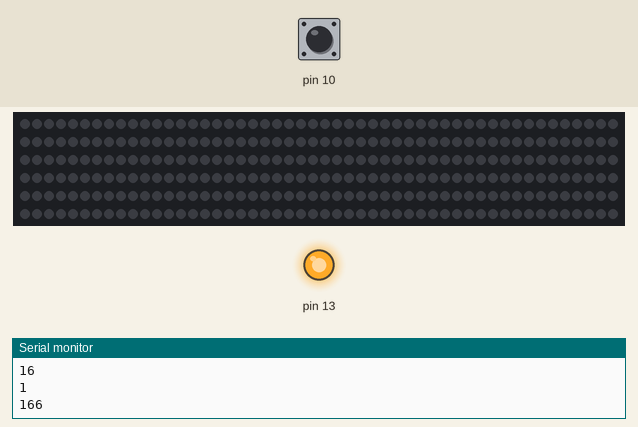
Simulated run of this sketch. Board: Arduino Uno, built with avr-gcc and run on an emulated ATmega328P. Shown: 300 RGB LEDs in strip order, left to right, continuing on the next row, output pins drawn as LEDs (lit = HIGH), the last lines printed to the serial monitor. The inputs (shaded band) are chosen by the test bench; at power-on: pin 10 LOW. Dim RGB values are drawn brighter than linear; random numbers use the default seed unless the sketch sets one; pins used as bus, display or sensor lines are not drawn.

Above: at 1.2 s.
1.3 s: pin 10 driven HIGH
At 1.8 s:
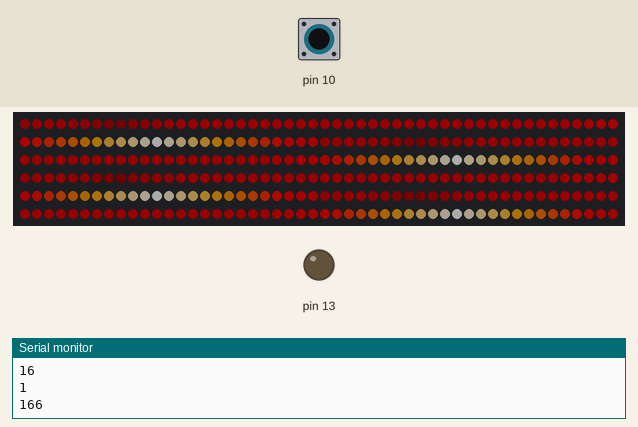
2.9 s: pin 10 driven LOW
At 3.6 s:
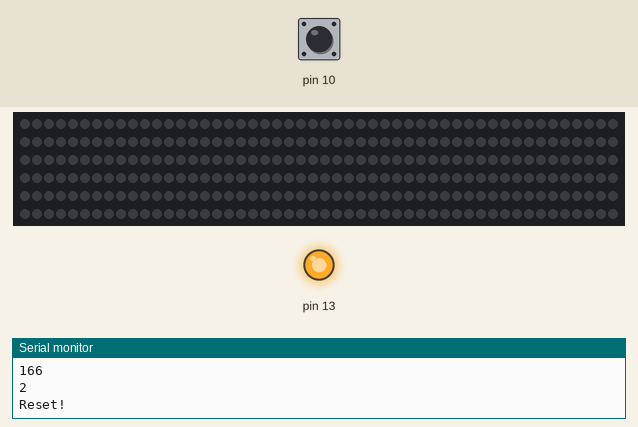
4.4 s: pin 10 driven HIGH
At 5.0 s:
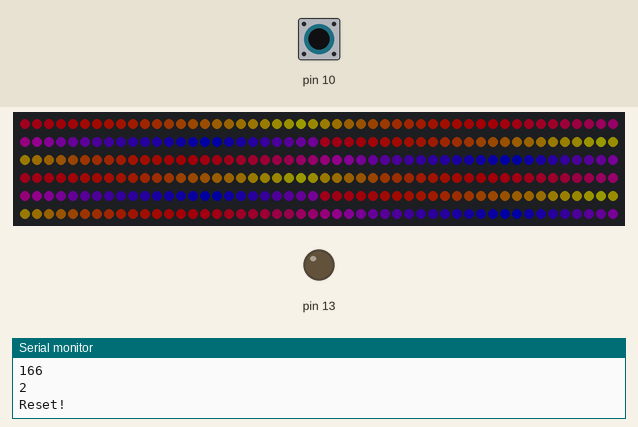
6.0 s: pin 10 pulsed LOW 5 times (0.12 s each, 0.3 s apart)
At 8.0 s:
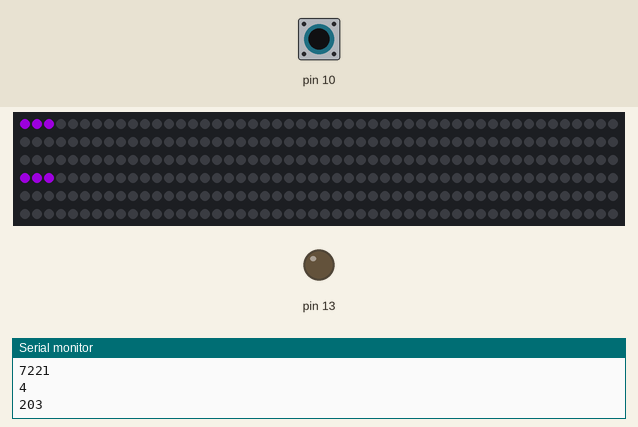
Timing chart, 0 to 9.5 s (numbered marks = the images above; inputs shaded):
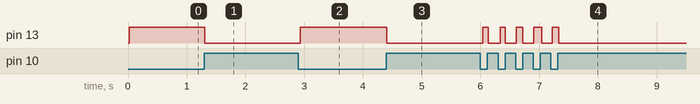

The sketch:

gazebo-control.ino
```cpp
/* todo:
 *
 *  * stop cycling panels for 2 seconds after hitting arrow key (black
      when arrow not pressed)
    * only go back to mode 0 when press and hold select
    * alternate between mode 0 and mode 1 (all black) when hold select
    * go to alternate color scheme when pressing A or B
    * white strobe when holding A+B (?)
    * add konami code for insane white pulse
 */

#include "FastLED.h"
#include "snespad.h"

#define NES_LEFT SNES_LEFT
#define NES_RIGHT SNES_RIGHT
#define NES_DOWN SNES_DOWN
#define NES_UP SNES_UP
#define NES_A SNES_A
#define NES_B SNES_B
#define NES_START SNES_START
#define NES_SELECT SNES_SELECT

/* Asserts */

#define __ASSERT_USE_STDERR
#include <assert.h>

// handle diagnostic informations given by assertion and abort program execution:
void __assert(const char *__func, const char *__file, int __lineno, const char *__sexp) {
    // transmit diagnostic informations through serial link.
    Serial.println(__func);
    Serial.println(__file);
    Serial.println(__lineno, DEC);
    Serial.println(__sexp);
    Serial.flush();
    // abort program execution.
    abort();
}

// How many leds in your strip?
#define SIDE_PANEL 75 // 29 + 25 + 26 + 19
#define FRONT_PANEL 75 // 18 + 24 + 18 + 24
#define BACK_PANEL 75 // 25 + 25 + 59 + 59
#define NUM_LEDS BACK_PANEL + SIDE_PANEL + SIDE_PANEL + FRONT_PANEL
#define NUM_MODES 13

#define NUM_PANELS 4
#define DATA_PIN 3

#define BEATS_PER_BAR 4

// Define the array of leds
CRGB leds[NUM_LEDS];

uint32_t timebase = 0;
byte bpm = 120;


#define TEST_LENGTH 35

class TestPanel
{
  public:
    TestPanel(int, int, byte);
    void drawSwipe();
    void drawWipeOut();
    void drawWipeIn();
    void drawStrobe();
    void drawRainbow();
    void drawSparkles();
    void drawChaser();
    void drawForest();
    void drawSolid(CRGB);
    void drawPulse();
    void drawRomance();
    void drawStoners();
    void drawDisco();
    void setFocus(int);
    void setColor(CRGB);
    bool focus;

  private:
    int _start;
    int _end;
    int _length;
    byte _button;
    byte _counter;
    CRGB _color;
};

TestPanel::TestPanel(int s, int e, byte b){
  _start = s;
  _end = e;
  _length = _end - _start;
  _button = b;
  _color = CRGB(0,64,128);
  focus = true;

  assert(_start < _end);
  assert(_length > 0);
}

void TestPanel::setColor(CRGB c){
  _color = c;
}

void TestPanel::setFocus(int state){
  if (state & _button) {
    focus = true;
  }
}

// How far through the beat are we?
byte beatCompletion() {
  long m = millis() - timebase;
  return (long) m * 255 * bpm / 60 / 1000;
}

byte beat() {
  return (long) (millis() - timebase) * bpm / 60 / 1000;
}

void TestPanel::drawSolid(CRGB c){
  fill_solid(leds + _start, _length, c);
}

void TestPanel::drawStrobe(){
  byte b = beatCompletion();
  if ((b / 8) % 4 == 0) {
    fill_solid(leds + _start, _length, _color); // CHSV(hue,255,c));
  }
}

void TestPanel::drawForest(){
   _counter++;

  int i;

  for(i=_start;i<_end;i++){
    byte b = sin8((i + _counter) * 256 * 4 / _length);
    b /= 2;
    leds[i] = CRGB(0, b, 128 - b);
  }
}

void TestPanel::drawSparkles(){
  leds[random(_start, _end)] = CRGB(255,255,255);
  leds[random(_start, _end)] = CRGB(255,255,255);
}

void TestPanel::drawSwipe(){
  byte b = (long) _length * beatCompletion() / 256;
  fill_solid(leds + _start, b, _color);
}

void TestPanel::drawWipeOut(){
  byte b = (long) _length * beatCompletion() / 256 / 2;
  fill_solid(leds + _start + b, (_length - b * 2), _color);
}

void TestPanel::drawWipeIn(){
  byte b = (long) _length * (256 - beatCompletion()) / 256 / 2;
  fill_solid(leds + _start + b, (_length - b * 2), _color);
}

void TestPanel::drawChaser(){
  long b = (long) (_length-4) * beatCompletion() / 256;

  fill_solid(leds + _start + b, 4, _color);

  b += (_length-4) / 2;

  if (b > _length){
    b -= _length;
  }

  fill_solid(leds + _start + b, 4, _color);
}

void TestPanel::drawRainbow(){
  fill_rainbow(leds + _start, _length, beat() * 16, 1);
}

void TestPanel::drawPulse(){
  byte i = beatsin8(bpm, 0, 255, timebase);
  CRGB c = _color;
  c.fadeToBlackBy(i);
  // CRGB c = CRGB(i,i,i);
  fill_solid(leds + _start, _length, c);
}

void TestPanel::drawRomance(){
  byte colorIndex = _counter;
  byte brightness = beatsin8(bpm / 8, 32, 92, timebase);

   _counter++;

  for( int i = _start; i < _end; i++) {
    leds[i] = ColorFromPalette(LavaColors_p, colorIndex, brightness, LINEARBLEND);
    colorIndex += 3;
  }
}

void TestPanel::drawDisco(){
  byte colorIndex = _counter;
  byte brightness = beatsin8(bpm / 8, 32, 92, timebase);

   _counter++;

  for( int i = _start; i < _end; i++) {
    leds[i] = ColorFromPalette(ForestColors_p, colorIndex, brightness, LINEARBLEND);
    colorIndex += 3;
  }
}

void TestPanel::drawStoners(){
  byte colorIndex = _counter;
  byte brightness = beatsin8(bpm / 8, 32, 92, timebase);

   _counter++;

  for( int i = _start; i < _end; i++) {
    leds[i] = ColorFromPalette(PartyColors_p, colorIndex, brightness, LINEARBLEND);
    colorIndex += 3;
  }
}

#define NUM_PANELS 4
//TestPanel* panels[NUM_PANELS] = {
//    new TestPanel(0, 59, NES_DOWN),
//    new TestPanel(59, 84, NES_LEFT),
//    new TestPanel(84, 143, NES_UP),
//    new TestPanel(143, 168, NES_RIGHT)
//};

TestPanel* panels[NUM_PANELS] = {
    new TestPanel(0, SIDE_PANEL, NES_LEFT),
    new TestPanel(SIDE_PANEL, SIDE_PANEL + BACK_PANEL, NES_DOWN),
    new TestPanel(SIDE_PANEL + BACK_PANEL, SIDE_PANEL + BACK_PANEL + SIDE_PANEL, NES_RIGHT),
    new TestPanel(SIDE_PANEL + BACK_PANEL + SIDE_PANEL, SIDE_PANEL + BACK_PANEL + SIDE_PANEL + FRONT_PANEL, NES_UP)
};

void setup() {
  FastLED.addLeds<NEOPIXEL, DATA_PIN>(leds, NUM_LEDS);
  Serial.begin(9600);
  pinMode(13, OUTPUT);
  FastLED.setBrightness(255);
  set_max_power_in_volts_and_milliamps(5, 10000);

    Serial.println("Starting up!\n");
    Serial.flush();
}

// put your own strobe/clock/data pin numbers here -- see the pinout in readme.txt
SNESpad nintendo = SNESpad(8,9,10);

int state = 0;
int lastState = 0;
byte mode = 9;

void checkMode () {
  int x = 2;
  int y = 1;

  if (state & NES_UP) {
    mode++;
  }

  if (state & NES_DOWN) {
    mode--;
  }

  mode = max(mode, 0);
  mode = min(mode, NUM_MODES);
}

CRGB color = CRGB(255,255,255);

bool b;

long firstTap = 0;
long lastTap = 0;
byte numTaps = 0;

#define WAIT_TO_RESET_BPM 2000

void tap() {
  long  t = millis();

  if (t - lastTap > WAIT_TO_RESET_BPM) {
    timebase = t;
    firstTap = t;
    lastTap = t;
    numTaps = 0;
    Serial.println("Reset!");
  } else {
    lastTap = t;
    numTaps++;

    long millisPerBeat = (lastTap - firstTap) / numTaps;
    bpm = (long) 60000 / millisPerBeat;
    Serial.println(firstTap, DEC);
    Serial.println(lastTap, DEC);
    Serial.println(numTaps, DEC);
    Serial.println(bpm, DEC);
  }
}

bool onPush(byte button) {
  if (!(lastState & button) && (state & button)){
     return true;
  } else {
    return false;
  }
}

bool onRelease(byte button) {
  if ((lastState & button) && !(state & button)){
     return true;
  } else {
    return false;
  }
}


long arrowLastPushed = 0;
bool anyArrowsPressed() {
  return (state & NES_LEFT) || (state & NES_RIGHT) || (state & NES_UP) || (state & NES_DOWN);
}

bool anyArrowsPressedRecently() {
  if (anyArrowsPressed()) {
    arrowLastPushed = millis();
  }

  return (millis() - arrowLastPushed < 500);
}

// konami code
byte code[] = {
  NES_UP, NES_UP, NES_DOWN, NES_DOWN, NES_LEFT, NES_RIGHT, NES_LEFT, NES_RIGHT, NES_B, NES_A
};
byte codeIndex = 0;
long codeEnabledAt = -500000;

void checkButtons() {
  lastState = state;
  state = nintendo.buttons();

  digitalWrite(13, (state & NES_START) ? HIGH : LOW);

  if (onPush(code[codeIndex])){
    codeIndex++;

    Serial.println(codeIndex, DEC);

    if (codeIndex == sizeof(code)){
      codeEnabledAt = millis();
      codeIndex = 0;
    }
  } else {
    if (onPush(NES_LEFT) || onPush(NES_RIGHT) || onPush(NES_A) || onPush(NES_B)){
      codeIndex = 0;
    }
  }

  if (onPush(NES_SELECT)){
    mode++;
  }

  if (onPush(NES_START)){
    tap();
  }

  int i;

  for (i=0;i<NUM_PANELS;i++){
    panels[i]->focus = false;
  }

  for (i=0;i<NUM_PANELS;i++){
    panels[i]->setFocus(state);
  }

  if (!anyArrowsPressedRecently()) {
    long b = beat();

    if (b % 3 == 0){
      panels[0]->focus = true;
    }

    if (b % 5 == 0){
      panels[1]->focus = true;
    }

    if (b % 7 == 0){
      panels[2]->focus = true;
    }

    if (b % 9 == 0){
      panels[3]->focus = true;
    }

    panels[b % NUM_PANELS]->focus = true;
  }
}

void setColor(CRGB c){
  for (int i=0;i<NUM_PANELS;i++){
    panels[i]->setColor(c);
  }
}

void onBeatChanged() {
}

void onBarChanged() {
  setColor(CHSV(random(256), 255, 255));
}

void drawSolid(CRGB c){
  int i;

  for (i=0;i<NUM_PANELS;i++){
      if (panels[i]->focus){
        panels[i]->drawSolid(c);
      }
   }
}

long lastBeat = 0;
void loop() {
  checkButtons();

  long b = beat();
  if (b != lastBeat) {
    onBeatChanged();

    if ((b % BEATS_PER_BAR) == 0){
      onBarChanged();
    }
  }
  lastBeat = b;

  byte c = beatsin8(bpm, 0, 255, timebase);

  if (c < 192) {
    c = 0;
  }

  // byte hue = beatsin8(bpm / 4, 0, 4, timebase) * 63;

  // fill_solid(leds, NUM_LEDS, CRGB(c, 0, 0));
  fill_solid(leds, NUM_LEDS, CRGB::Black);

  int i;

  if (millis() - codeEnabledAt < 5000){
    // secret code flash
    byte i = (long) 255 * (5000 - (millis() - codeEnabledAt)) / 5000;

    CRGB c = ColorFromPalette(HeatColors_p, i, 255, LINEARBLEND);
    fill_solid(leds, NUM_LEDS, c);
  } else if (mode % NUM_MODES == 0) {
    // Safety mode, red at the back, white at the front
    panels[1]->drawSolid(CRGB(128,0,0));
    panels[3]->drawSolid(CRGB(64,64,64));
  } else {
    byte m = mode;

    if (state & SNES_START) {
      // darkness
    } else if ((state & SNES_X)) {
      drawSolid(CRGB::DeepPink);
    } else if ((state & SNES_Y)) {
      drawSolid(CRGB::Lime);
    } else if (state & SNES_B) {
      drawSolid(CRGB::Gold);
    } else if (state & SNES_A) {
      drawSolid(CRGB::RoyalBlue);
    } else if (state & SNES_R) {
      drawSolid(CRGB::Red);
    } else if (state & SNES_L) {
      // Super strobe
      drawSolid(CRGB::White);
      FastLED.show();
      delay(2);
      drawSolid(CRGB::Black);
      FastLED.show();
      delay(50);
    } else {
      m = m % NUM_MODES;

      // dont randomly go to safety mode
      if (m == 0){
        m++;
      }

      for (i=0;i<NUM_PANELS;i++){
        if ((panels[i]->focus) || (m > 9)) {

          switch (m) {
            case 1: panels[i]->drawForest(); break;
            case 2: panels[i]->drawRainbow(); break;
            case 3: panels[i]->drawSwipe(); break;
            case 4: panels[i]->drawChaser(); break;
            case 5: panels[i]->drawStrobe(); break;
            case 6: panels[i]->drawSparkles(); break;
            case 7: panels[i]->drawWipeOut(); break;
            case 8: panels[i]->drawWipeIn(); break;
            case 9: panels[i]->drawPulse(); break;
            case 10: panels[i]->drawRomance(); break;
            case 11: panels[i]->drawStoners(); break;
            case 12: panels[i]->drawDisco(); break;
          }
        }
      }
    }
  }

  // show_at_max_brightness_for_power();
  FastLED.show();
  delay(1000 / 120);
}
```

SNESpad.cpp
```cpp
// (licence header left out)
#include "SNESpad.h"
#include "Arduino.h"

// change the next three lines if necessary
// arduino pins and their connection to the nes joystick
// default: digital pin 2=strobe, 3=clock, 4=data
// see readme.txt for game pad pinout

// -- actually, let's just eliminate this since people seem to be having
// -- trouble with it.. stick with specifying the pin numbers as
// -- arguments to the constructor

// SNESpad::SNESpad() {
//     SNESpad::SNESpad(2,3,4);
// }

// constructor
SNESpad::SNESpad(int strobe, int clock, int data)
  : m_strobe (strobe),
  m_clock (clock),
  m_data (data)
  {
    pinMode(strobe, OUTPUT);
    pinMode(clock,  OUTPUT);
    pinMode(data, INPUT);
  }

int SNESpad::buttons(void)
{
  int ret = 0;
  byte i;
  strobe();
  for (i = 0; i < 16; i++) {
    ret |= shiftin() << i;
  }
  return ~ret;
}

void SNESpad::strobe(void)
{
  digitalWrite(m_strobe,HIGH);
  delayMicroseconds(12);
  digitalWrite(m_strobe,LOW);
}

int SNESpad::shiftin(void)
{
  int ret = digitalRead(m_data);
  delayMicroseconds(12);
  digitalWrite(m_clock,HIGH);
  delayMicroseconds(12);
  digitalWrite(m_clock,LOW);
  return ret;
}
```

SNESpad.h
```cpp
// (licence header left out)
#ifndef SNESpad_h
#define SNESpad_h

#include <inttypes.h>

#define SNES_B       0x01
#define SNES_Y       0x02
#define SNES_SELECT  0x04
#define SNES_START   0x08
#define SNES_UP      0x10
#define SNES_DOWN    0x20
#define SNES_LEFT    0x40
#define SNES_RIGHT   0x80
#define SNES_A       0x100
#define SNES_X       0x200
#define SNES_L       0x400
#define SNES_R       0x800

class SNESpad {

  public:
    SNESpad();
    SNESpad(int strobe, int clock, int data);
    int buttons();

  private:
    void strobe();
    int shiftin();
    int m_strobe, m_clock, m_data;

};

#endif
```

Measured:
- after the input at 1.3 s, pin 13: HIGH → LOW at once; the LEDs: first change after 0.05 s (image 1 shows a later state)
- after the input at 2.9 s, pin 13: LOW → HIGH at once
- after the input at 4.4 s, pin 13: HIGH → LOW at once; the LEDs: first change after 0.05 s (image 3 shows a later state)
- after the input at 6.0 s, pin 13: alternates HIGH for 0.11 s and LOW for 0.18 s, 10 changes in all, then stays LOW, starting at once
